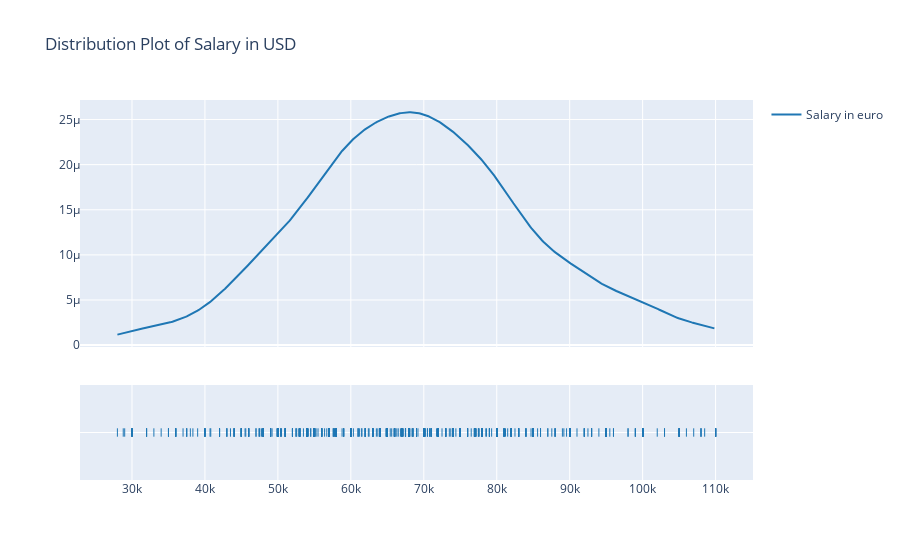

The notebook cell this image was saved under:
### Code cell
dataset= [df["Yearly brutto salary (without bonus and stocks) in EUR"]]
label=["Salary in euro"]
fig = ff.create_distplot(dataset, label, show_hist = False)
fig.update_layout(title = 'Distribution Plot of Salary in USD') 
fig.show()

### Figure 1 — Plotly figure (JSON) as saved in the notebook; plotly's stock layout.template omitted (floating-point values rounded to 4 significant figures; data arrays with more than 128 entries replaced by an {"elided": "..."} marker saying what was removed)
{"data": [{"legendgroup": "Salary in euro", "marker": {"color": "rgb(31, 119, 180)"}, "mode": "lines", "name": "Salary in euro", "showlegend": true, "type": "scatter", "x": {"elided": "500 int values"}, "xaxis": "x", "y": {"elided": "500 float values"}, "yaxis": "y"}, {"legendgroup": "Salary in euro", "marker": {"color": "rgb(31, 119, 180)", "symbol": "line-ns-open"}, "mode": "markers", "name": "Salary in euro", "showlegend": false, "type": "scatter", "x": {"elided": "1166 float values"}, "xaxis": "x", "y": {"elided": "1166 str values"}, "yaxis": "y2"}], "layout": {"barmode": "overlay", "hovermode": "closest", "legend": {"traceorder": "reversed"}, "title": {"text": "Distribution Plot of Salary in USD"}, "xaxis": {"anchor": "y2", "domain": [0, 1], "zeroline": false}, "yaxis": {"anchor": "free", "domain": [0.35, 1], "position": 0}, "yaxis2": {"anchor": "x", "domain": [0, 0.25], "dtick": 1, "showticklabels": false}}}
